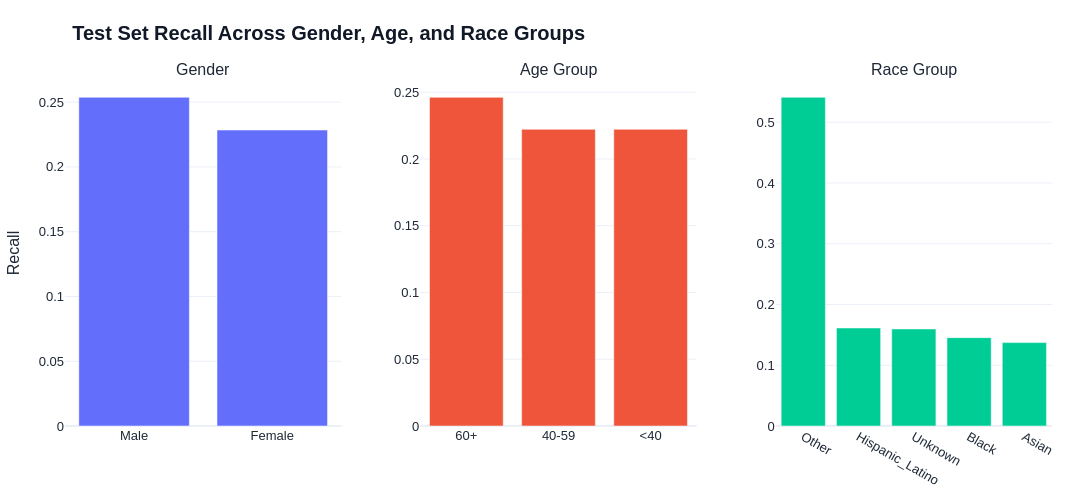

Notebook code for this chart:
### Code cell
plot_fairness_subplots_plotly(
    test_gender_metrics,
    test_age_metrics,
    test_race_metrics,
    metric="recall",
    title="             Test Set Recall Across Gender, Age, and Race Groups",
    filename="test_recall_fairness_subplots.html"
)

### Figure 1 — Plotly figure (JSON) as saved in the notebook; plotly's stock layout.template omitted (floating-point values rounded to 4 significant figures)
{"data": [{"name": "Gender", "type": "bar", "x": ["Male", "Female"], "xaxis": "x", "y": [0.2537, 0.2285], "yaxis": "y"}, {"name": "Age Group", "type": "bar", "x": ["60+", "40-59", "<40"], "xaxis": "x2", "y": [0.2462, 0.2222, 0.2222], "yaxis": "y2"}, {"name": "Race Group", "type": "bar", "x": ["Other", "Hispanic_Latino", "Unknown", "Black", "Asian"], "xaxis": "x3", "y": [0.541, 0.1613, 0.1598, 0.1455, 0.1373], "yaxis": "y3"}], "layout": {"annotations": [{"font": {"size": 16}, "showarrow": false, "text": "Gender", "x": 0.14, "xanchor": "center", "xref": "paper", "y": 1, "yanchor": "bottom", "yref": "paper"}, {"font": {"size": 16}, "showarrow": false, "text": "Age Group", "x": 0.5, "xanchor": "center", "xref": "paper", "y": 1, "yanchor": "bottom", "yref": "paper"}, {"font": {"size": 16}, "showarrow": false, "text": "Race Group", "x": 0.86, "xanchor": "center", "xref": "paper", "y": 1, "yanchor": "bottom", "yref": "paper"}], "font": {"color": "#1F2937", "family": "Arial", "size": 13}, "height": 500, "legend": {"title": {"text": "Outcome"}}, "margin": {"b": 50, "l": 50, "r": 40, "t": 80}, "paper_bgcolor": "white", "plot_bgcolor": "white", "showlegend": false, "title": {"font": {"color": "#111827", "size": 20}, "text": "<b>             Test Set Recall Across Gender, Age, and Race Groups</b>", "x": 0, "xanchor": "left"}, "width": 1200, "xaxis": {"anchor": "y", "domain": [0, 0.28], "tickangle": 0}, "xaxis2": {"anchor": "y2", "domain": [0.36, 0.64], "tickangle": 0}, "xaxis3": {"anchor": "y3", "domain": [0.72, 1], "tickangle": 30}, "yaxis": {"anchor": "x", "domain": [0, 1], "title": {"text": "Recall"}}, "yaxis2": {"anchor": "x2", "domain": [0, 1], "title": {"text": ""}}, "yaxis3": {"anchor": "x3", "domain": [0, 1], "title": {"text": ""}}}}
